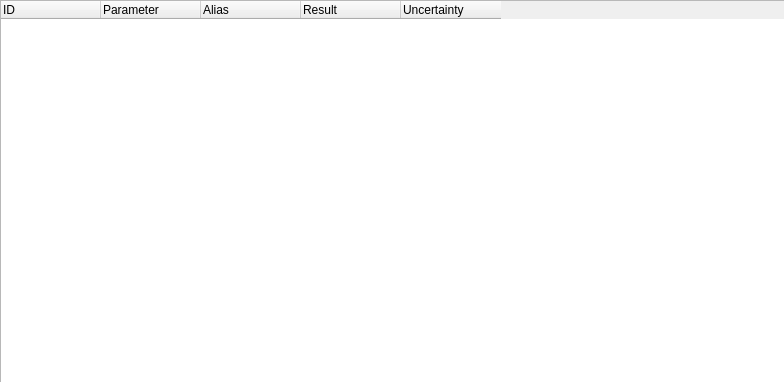
<?xml version="1.0" encoding="UTF-8"?>
<ui version="4.0">
 <class>lmfitresulttree</class>
 <widget class="QWidget" name="lmfitresulttree">
  <property name="geometry">
   <rect>
    <x>0</x>
    <y>0</y>
    <width>784</width>
    <height>382</height>
   </rect>
  </property>
  <property name="windowTitle">
   <string>Form</string>
  </property>
  <widget class="QTreeWidget" name="tree">
   <property name="geometry">
    <rect>
     <x>0</x>
     <y>0</y>
     <width>889</width>
     <height>422</height>
    </rect>
   </property>
   <property name="horizontalScrollBarPolicy">
    <enum>Qt::ScrollBarAlwaysOff</enum>
   </property>
   <property name="alternatingRowColors">
    <bool>true</bool>
   </property>
   <property name="verticalScrollMode">
    <enum>QAbstractItemView::ScrollPerPixel</enum>
   </property>
   <property name="columnCount">
    <number>5</number>
   </property>
   <attribute name="headerMinimumSectionSize">
    <number>10</number>
   </attribute>
   <attribute name="headerStretchLastSection">
    <bool>false</bool>
   </attribute>
   <column>
    <property name="text">
     <string>ID</string>
    </property>
   </column>
   <column>
    <property name="text">
     <string>Parameter</string>
    </property>
   </column>
   <column>
    <property name="text">
     <string>Alias</string>
    </property>
   </column>
   <column>
    <property name="text">
     <string>Result</string>
    </property>
   </column>
   <column>
    <property name="text">
     <string>Uncertainty</string>
    </property>
   </column>
  </widget>
 </widget>
 <resources/>
 <connections/>
</ui>
